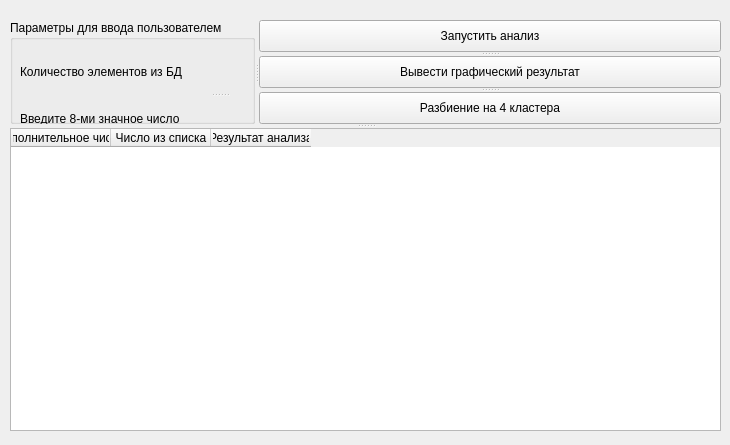
<?xml version="1.0" encoding="UTF-8"?>
<ui version="4.0">
 <class>MainWindow</class>
 <widget class="QMainWindow" name="MainWindow">
  <property name="geometry">
   <rect>
    <x>0</x>
    <y>0</y>
    <width>730</width>
    <height>445</height>
   </rect>
  </property>
  <property name="windowTitle">
   <string>MainWindow</string>
  </property>
  <widget class="QWidget" name="centralwidget">
   <widget class="QSplitter" name="splitter_6">
    <property name="geometry">
     <rect>
      <x>10</x>
      <y>20</y>
      <width>711</width>
      <height>411</height>
     </rect>
    </property>
    <property name="orientation">
     <enum>Qt::Vertical</enum>
    </property>
    <widget class="QSplitter" name="splitter_5">
     <property name="orientation">
      <enum>Qt::Horizontal</enum>
     </property>
     <widget class="QGroupBox" name="groupBox">
      <property name="title">
       <string>Параметры для ввода пользователем </string>
      </property>
      <widget class="QSplitter" name="splitter_3">
       <property name="geometry">
        <rect>
         <x>10</x>
         <y>30</y>
         <width>399</width>
         <height>90</height>
        </rect>
       </property>
       <property name="orientation">
        <enum>Qt::Vertical</enum>
       </property>
       <widget class="QSplitter" name="splitter">
        <property name="orientation">
         <enum>Qt::Horizontal</enum>
        </property>
        <widget class="QLabel" name="label">
         <property name="text">
          <string>Количество элементов из БД</string>
         </property>
        </widget>
        <widget class="QLineEdit" name="countLineEdit"/>
       </widget>
       <widget class="QSplitter" name="splitter_2">
        <property name="orientation">
         <enum>Qt::Horizontal</enum>
        </property>
        <widget class="QLabel" name="label_2">
         <property name="text">
          <string>Введите 8-ми значное число</string>
         </property>
        </widget>
        <widget class="QLineEdit" name="countLineEdit_2"/>
       </widget>
      </widget>
     </widget>
     <widget class="QSplitter" name="splitter_4">
      <property name="orientation">
       <enum>Qt::Vertical</enum>
      </property>
      <widget class="QPushButton" name="startPushButton">
       <property name="text">
        <string>Запустить анализ</string>
       </property>
      </widget>
      <widget class="QPushButton" name="graphResultPushButton">
       <property name="text">
        <string>Вывести графический результат</string>
       </property>
      </widget>
      <widget class="QPushButton" name="kmeansPushButton">
       <property name="text">
        <string>Разбиение на 4 кластера</string>
       </property>
      </widget>
     </widget>
    </widget>
    <widget class="QTableWidget" name="resultTableWidget">
     <column>
      <property name="text">
       <string>Дополнительное число</string>
      </property>
     </column>
     <column>
      <property name="text">
       <string>Число из списка</string>
      </property>
     </column>
     <column>
      <property name="text">
       <string>Результат анализа</string>
      </property>
     </column>
    </widget>
   </widget>
  </widget>
 </widget>
 <resources/>
 <connections/>
</ui>
